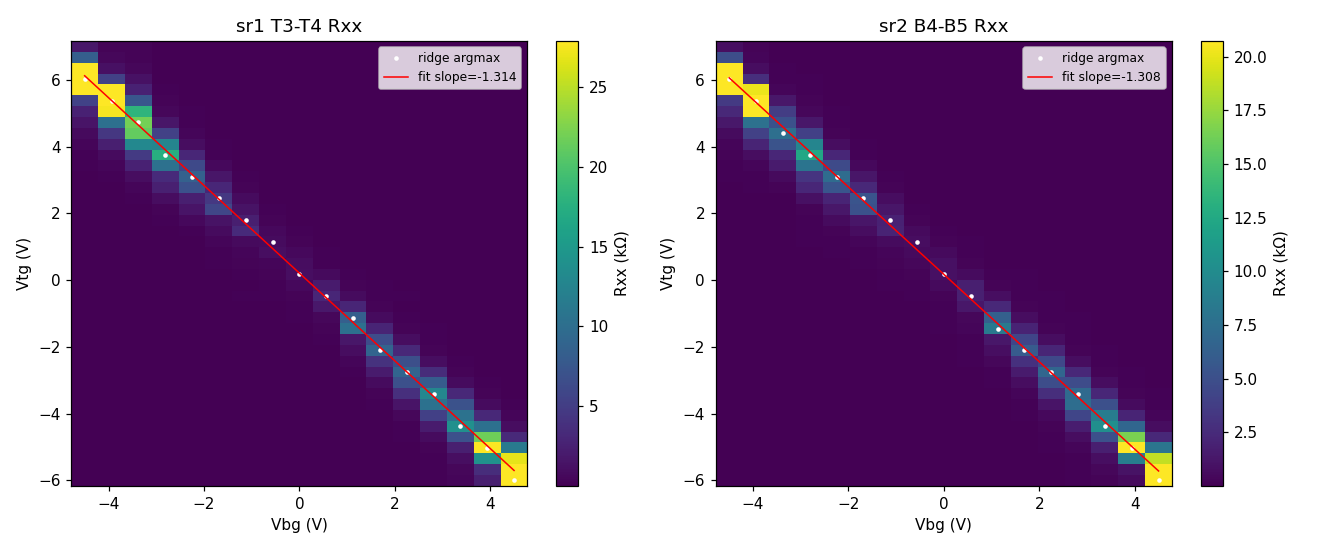

This figure's Python source:
import json, gzip, numpy as np
from scipy.ndimage import gaussian_filter1d
import matplotlib
matplotlib.use("Agg")
import matplotlib.pyplot as plt
from sharpelab_nb.gates import stack_capacitance, calc_nD, calc_gate_voltages

FID = 18
m = json.load(open(f"data/{FID}/metadata.json"))
cols = m["columns"]; ci = {c: i for i, c in enumerate(cols)}
d = np.loadtxt(gzip.open(f"data/{FID}/data.tsv.gz"))
bg = np.array(m["slow_setpoints"]); tg = np.array(m["fast_setpoints"])
nb, nf = len(bg), len(tg)
print("cols:", cols, "| grid", nb, "x", nf, "=", nb*nf, "rows on disk", d.shape[0])

I = d[:, ci["sr0_X"]] / -1e6            # measured drain current
def grid(ch):  # 4T voltage reshaped (V), and R via I_bias=5nA (avoids I-glitch blowup)
    return d[:, ci[ch]].reshape(nb, nf)
V1, V2, V3 = grid("sr1_X"), grid("sr2_X"), grid("sr3_X")
Igrid = I.reshape(nb, nf)
Ibias = 5e-9

def ridge(V):
    """Per BG row: TG at max |smoothed Rxx|. Returns tg_cnp, clipped mask, peakR."""
    tgc = np.zeros(nb); clipped = np.zeros(nb, bool); peak = np.zeros(nb)
    for i in range(nb):
        s = gaussian_filter1d(np.abs(V[i]), 1.5)
        j = int(np.argmax(s))
        tgc[i] = tg[j]; peak[i] = np.abs(V[i, j]) / Ibias
        clipped[i] = (j <= 1 or j >= nf - 2)
    return tgc, clipped, peak

tg1, clip1, pk1 = ridge(V1)
tg2, clip2, pk2 = ridge(V2)

# --- fit CNP line per channel: Vtg_cnp = slope*Vbg + intercept (slope = -c_bg/c_tg) ---
def fit(tgc, clip, name):
    good = ~clip
    p, res = np.polyfit(bg[good], tgc[good], 1, full=True)[:2]
    slope, inter = p
    pred = np.polyval(p, bg[good])
    rms = float(np.sqrt(np.mean((tgc[good]-pred)**2)))
    print(f"  {name}: slope={slope:+.4f}  intercept={inter:+.4f} V  "
          f"ratio(c_bg/c_tg)={-slope:.4f}  rows={good.sum()}/{nb}  RMS={rms*1e3:.0f} mV  clipped={list(np.where(clip)[0])}")
    return slope, inter, rms, good

print("CNP-line fits (Vtg vs Vbg):")
s1, b1, rms1, g1 = fit(tg1, clip1, "sr1 T3-T4")
s2, b2, rms2, g2 = fit(tg2, clip2, "sr2 B4-B5")

# --- capacitance: geometry prior + data-calibrated ratio ---
c_tg = stack_capacitance([(15.6, 3)])          # F/m^2 (per device card)
c_bg = stack_capacitance([(12, 3), (0, 3.9)])
print(f"\ngeometry prior: c_tg={c_tg:.4e}  c_bg={c_bg:.4e}  ratio c_bg/c_tg={c_bg/c_tg:.4f}")

# anchor TG at prior, set c_bg from fitted ratio (sr1 = best channel)
ratio = -s1
c_bg_cal = ratio * c_tg
# density offset: n=0 on the fitted line. intercept b1 is Vtg at Vbg=0.
n_at_inter = calc_nD(b1, 0.0, c_tg, c_bg_cal)[0]
n_offset = -n_at_inter
print(f"data-cal: ratio={ratio:.4f}  c_bg_cal={c_bg_cal:.4e}  n_offset={n_offset:.3e} m^-2")

# closure check: n along the fitted ridge should be ~0
nres = []
for i in np.where(g1)[0]:
    n, D = calc_nD(tg1[i], bg[i], c_tg, c_bg_cal)
    nres.append(n + n_offset)
print(f"closure |n| max residual on ridge = {np.max(np.abs(nres)):.3e} m^-2")

# --- figure: per-channel map + ridge + fit ---
fig, ax = plt.subplots(1, 2, figsize=(12, 5))
for k, (V, tgc, sl, inter, nm) in enumerate([(V1, tg1, s1, b1, "sr1 T3-T4 Rxx"),
                                             (V2, tg2, s2, b2, "sr2 B4-B5 Rxx")]):
    R = np.abs(V) / Ibias / 1e3
    im = ax[k].pcolormesh(bg, tg, R.T, shading="nearest", vmax=np.percentile(R, 99))
    ax[k].plot(bg, tgc, "w.", ms=4, label="ridge argmax")
    ax[k].plot(bg, sl*bg+inter, "r-", lw=1, label=f"fit slope={sl:.3f}")
    ax[k].set_xlabel("Vbg (V)"); ax[k].set_ylabel("Vtg (V)"); ax[k].set_title(nm)
    ax[k].legend(loc="upper right", fontsize=8); fig.colorbar(im, ax=ax[k], label="Rxx (kΩ)")
fig.tight_layout(); fig.savefig("hera_scratch/cnp_fit.png", dpi=110)
print("saved hera_scratch/cnp_fit.png")
